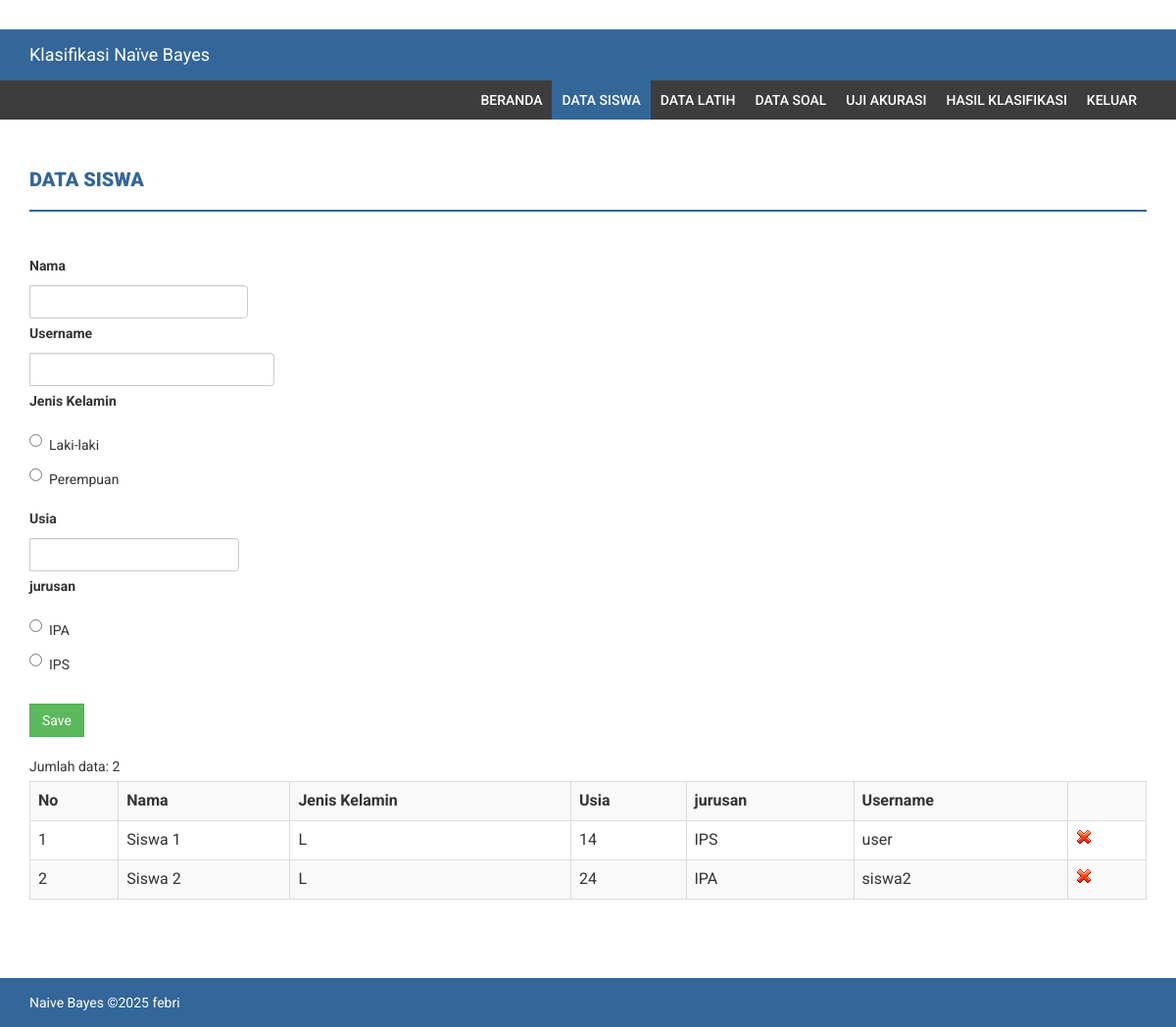
Screenshot of /index.php?menu=data_siswa (signed in) with the database file from the repository.
### tables this page shows
CREATE TABLE `data_siswa` (
  `id` int(11) NOT NULL,
  `nama_siswa` varchar(200) DEFAULT NULL,
  `jenis_kelamin` enum('L','P') DEFAULT NULL,
  `usia` int(11) DEFAULT NULL,
  `jurusan` varchar(200) DEFAULT NULL,
  `id_user` int(11) NOT NULL DEFAULT 0
);

CREATE TABLE `users` (
  `id_user` int(11) NOT NULL,
  `nama` varchar(100) DEFAULT NULL,
  `username` varchar(50) DEFAULT NULL,
  `password` text DEFAULT NULL,
  `level` char(1) DEFAULT NULL
);

### database.php (called while the page is built, shortened)
<?php
class database {
    private $servername;
    private $user_db;
    private $password_db;
    private $database;
    private $koneksi;
    function database() {
        return $this->connect_db();
    }
    function load_conf_db() {
        $path = dirname(__FILE__) . '/koneksi.php';
        if (file_exists($path)) {
            $conf = include $path;
            $this->servername = @$conf['host'];
            $this->database = @$conf['dbname'];
            $this->user_db = @$conf['username'];
            $this->password_db = @$conf['password'];
        }
    }
    public function connect_db() {
        $this->koneksi = mysqli_connect($this->servername, $this->user_db, $this->password_db, $this->database);
        return $this->koneksi;
    }
    function db_query($sql) {
        $conn = $this->koneksi;
        return mysqli_query($conn, $sql);
    }
    function db_fetch_array($result) {
        return mysqli_fetch_array($result);
    }
    function db_num_rows($result) {
        return mysqli_num_rows($result);
    }
}
?>

### koneksi.php (called while the page is built)
<?php
return array(
    'host' => "localhost",
    'username' => "root",
    'password' => "",
    'dbname' => "dmnbc2",
);
?>

### data_siswa.php (the view, shortened to what this page needs)
<?php
include_once "database.php";
?>
<div class="content-wrapper">
    <div class="container">
        <div class="row">
            <div class="col-md-12">
                <h4 class="page-head-line">Data Siswa</h4>
            </div>
        </div>
        <?php
        $db_object = new database();
                ?>
            <?php
        $sql = "SELECT siswa.*, usr.username FROM data_siswa siswa, users usr
                WHERE siswa.`id_user` = usr.`id_user`";
        $query = $db_object->db_query($sql);
        $jumlah = $db_object->db_num_rows($query);
        ?>
        <div class="row">
            <div class="col-md-12">
                <form method="post" action="">
                    <div class="form-group">
                        <div class="input-group">
                            <label>Nama</label>
                            <input name="nama" type="text" class="form-control" required="">
                        </div>
                        <div class="input-group">
                            <label>Username</label>
                            <input name="user_name" type="text" class="form-control" required="">
                        </div>
                        <div class="input-group">
                            <label>Jenis Kelamin</label>
                            <div class="radio">
                                <label>
                                    <input name="jenis_kelamin" type="radio" value="L" required=""> Laki-laki
                                </label>
                            </div>
                            <div class="radio">
                                <label>
                                    <input name="jenis_kelamin" type="radio" value="P" required=""> Perempuan
                                </label>
                            </div>
                        </div>
                        <div class="input-group">
                            <label>Usia</label>
                            <input name="usia" type="text" class="form-control" required="">
                        </div>
                        <div class="input-group">
                            <label>jurusan</label>
                            <div class="radio">
                                <label>
                                    <input name="jurusan" type="radio" value="IPA" required=""> IPA
                                </label>
                            </div>
                            <div class="radio">
                                <label>
                                    <input name="jurusan" type="radio" value="IPS" required=""> IPS
                                </label>
                            </div>
                        </div>
                    </div>
                    <div class="form-group">
                        <input name="submit" type="submit" value="Save" class="btn btn-success">
                    </div>
                </form>
                <?php
                echo "Jumlah data: " . $jumlah . "<br>";
                if ($jumlah == 0) {
                    echo "Data kosong...";
                }
                else {
                    ?>
                    <table class='table table-bordered table-striped  table-hover'>
                        <tr>
                            <th>No</th>
                            <th>Nama</th>
                            <th>Jenis Kelamin</th>
                            <th>Usia</th>
                            <th>jurusan</th>
                            <th>Username</th>
                            <th></th>
                        </tr>
                        <?php
                        $no = 1;
                        while ($row = $db_object->db_fetch_array($query)) {
                            echo "<tr>";
                            echo "<td>" . $no . "</td>";
                            echo "<td>" . $row['nama_siswa'] . "</td>";
                            echo "<td>" . $row['jenis_kelamin'] . "</td>";
                            echo "<td>" . $row['usia'] . "</td>";
                            echo "<td>" . $row['jurusan'] . "</td>";
                            echo "<td>" . $row['username'] . "</td>";
                            echo "<td><a href='?menu=data_siswa&delete=".$row['id']."'>"
                                    . "<img src='images/icon/delete.gif'/></a></td>";
                            echo "</tr>";
                            $no++;
                        }
                        ?>
                    </table>
                    <?php
                }
                ?>
            </div>
        </div>
    </div>
</div>

### assets/css/style.css (style rules this page uses)
body { font-family: 'Roboto', sans-serif; line-height: 30px; }
.content-wrapper { margin-top: 40px; min-height: 600px; padding-bottom: 60px; }
.page-head-line { font-weight: 900; padding-bottom: 20px; border-bottom: 2px solid #336699; text-transform: uppercase; color: #336699; font-size: 20px; margin-bottom: 40px; }
.btn { border-radius: 0px; -webkit-border-radius: 0px; -moz-border-radius: 0px; }

### rows the page displays
data_siswa: nama_siswa "Siswa 1", jenis_kelamin "L", usia "14", jurusan "IPS", id_user.username "user"
data_siswa: nama_siswa "Siswa 2", jenis_kelamin "L", usia "24", jurusan "IPA", id_user.username "siswa2"

### other values shown
$jumlah "2"
